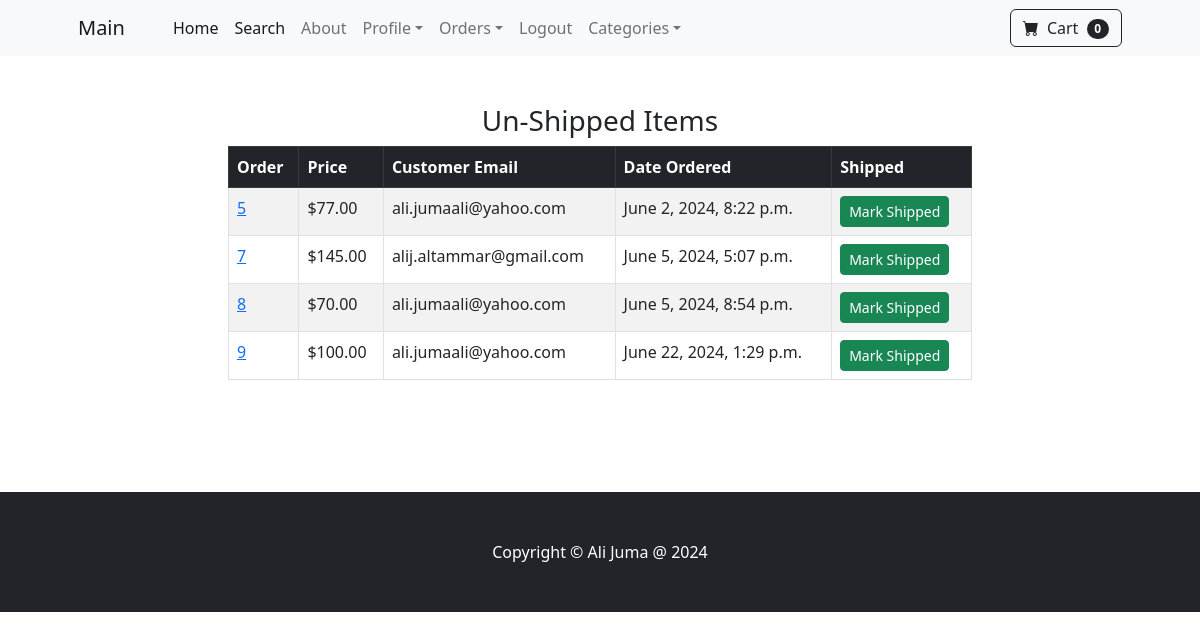
Page /payment/not_shipped_dash (signed in) on the committed database.
### payment/models.py (models this page shows, shortened)
class Order(models.Model):
	user = models.ForeignKey(User, on_delete=models.CASCADE, null=True, blank=True)
	full_name = models.CharField(max_length=250)
	email = models.EmailField(max_length=250)
	shipping_address = models.TextField(max_length=15000)
	amount_paid = models.DecimalField(max_digits=7, decimal_places=2)
	date_ordered = models.DateTimeField(auto_now_add=True)
	shipped = models.BooleanField(default=False)
	date_shipped = models.DateTimeField(blank=True, null=True)

### payment/views.py (the view, shortened to what this page needs)
# urls.py: path('not_shipped_dash', views.not_shipped_dash, name="not_shipped_dash"),
def not_shipped_dash(request):
	if request.user.is_authenticated and request.user.is_superuser:
		orders = Order.objects.filter(shipped=False)
		return render(request, "payment/not_shipped_dash.html", {"orders":orders})
	else:
		messages.success(request, "Access Denied")
		return redirect('home')

### cart/cart.py (called while the page is built)
	def __len__(self):
		return len(self.cart)

### cart/context_processors.py (called while the page is built)
def cart(request):
	return {'cart': Cart(request)}

### payment/templates/payment/not_shipped_dash.html (shortened to what this page needs)
{% extends 'base.html' %}
{% block content %}
        <div class="container">
        	<div class="row">
        		<center>
        			<div class="col-8">
        				<br/><br/>
<h3>Un-Shipped Items</h3>
<table class="table table-striped table-hover table-bordered">
  <thead class="table-dark">
    <tr>
      <th scope="col">Order</th>
      <th scope="col">Price</th>
      <th scope="col">Customer Email</th>
      <th scope="col">Date Ordered</th>
      <th scope="col">Shipped</th>
    </tr>
  </thead>
  <tbody>
  	{% for item in orders %}
    <tr>
      <td><a href="{% url 'orders' item.id %}">{{ item.id }}</a></td>
      <td>${{ item.amount_paid }}</td>
      <td>{{ item.email }}</td>
      <td>{{ item.date_ordered }}</td>
      <td>
        <form method="POST">
          <button type="Submit" class="btn btn-success btn-sm">Mark Shipped</button>
        </form>
      </td>
    </tr>
    {% endfor %}
  </tbody>
</table>
<br/><br/>
<br/><br/>
        			</div>
        		</center>
        	</div>
        </div>
{% endblock %}

### rows in the picture
Order: id "5", amount_paid "77.00", email "ali.jumaali@yahoo.com", date_ordered "June 2, 2024, 8:22 p.m."
Order: id "7", amount_paid "145.00", email "alij.altammar@gmail.com", date_ordered "June 5, 2024, 5:07 p.m."
Order: id "8", amount_paid "70.00", email "ali.jumaali@yahoo.com", date_ordered "June 5, 2024, 8:54 p.m."
Order: id "9", amount_paid "100.00", email "ali.jumaali@yahoo.com", date_ordered "June 22, 2024, 1:29 p.m."

### other values in the picture
{{ cart|length }} "0"
